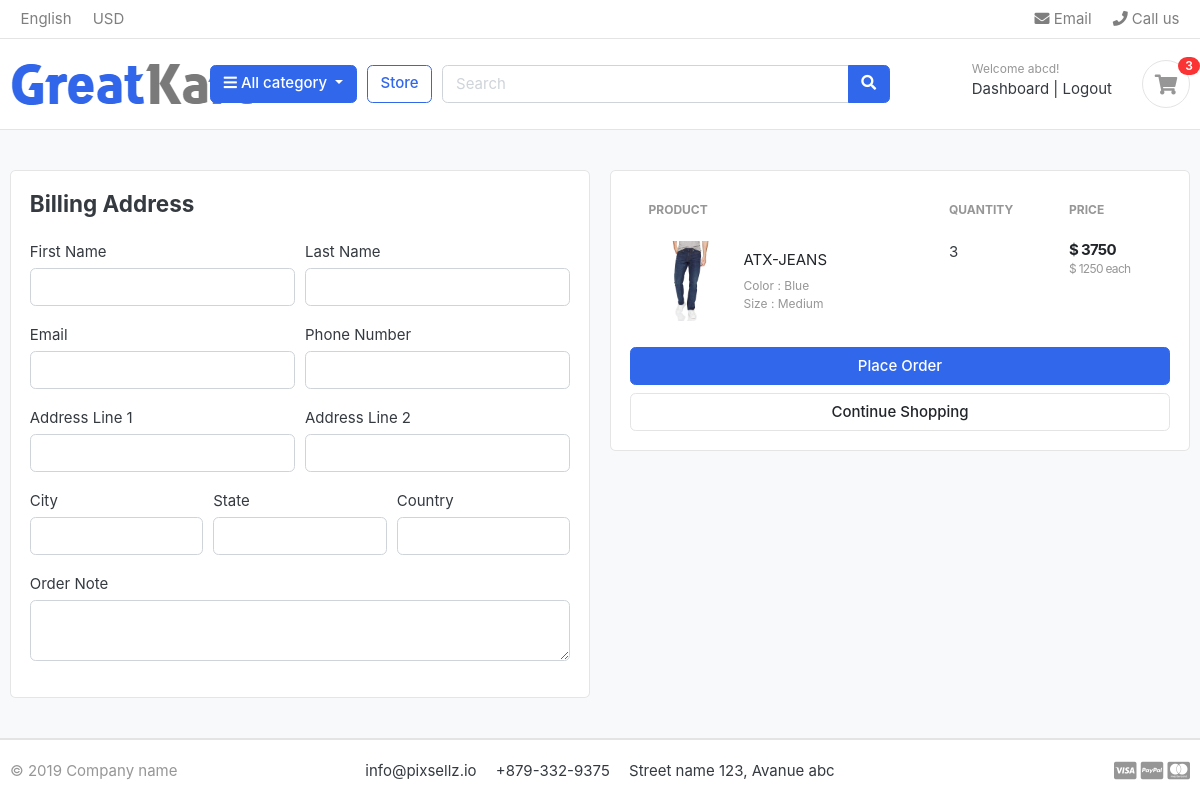
The app's page /cart/checkout/ (signed in), older data.
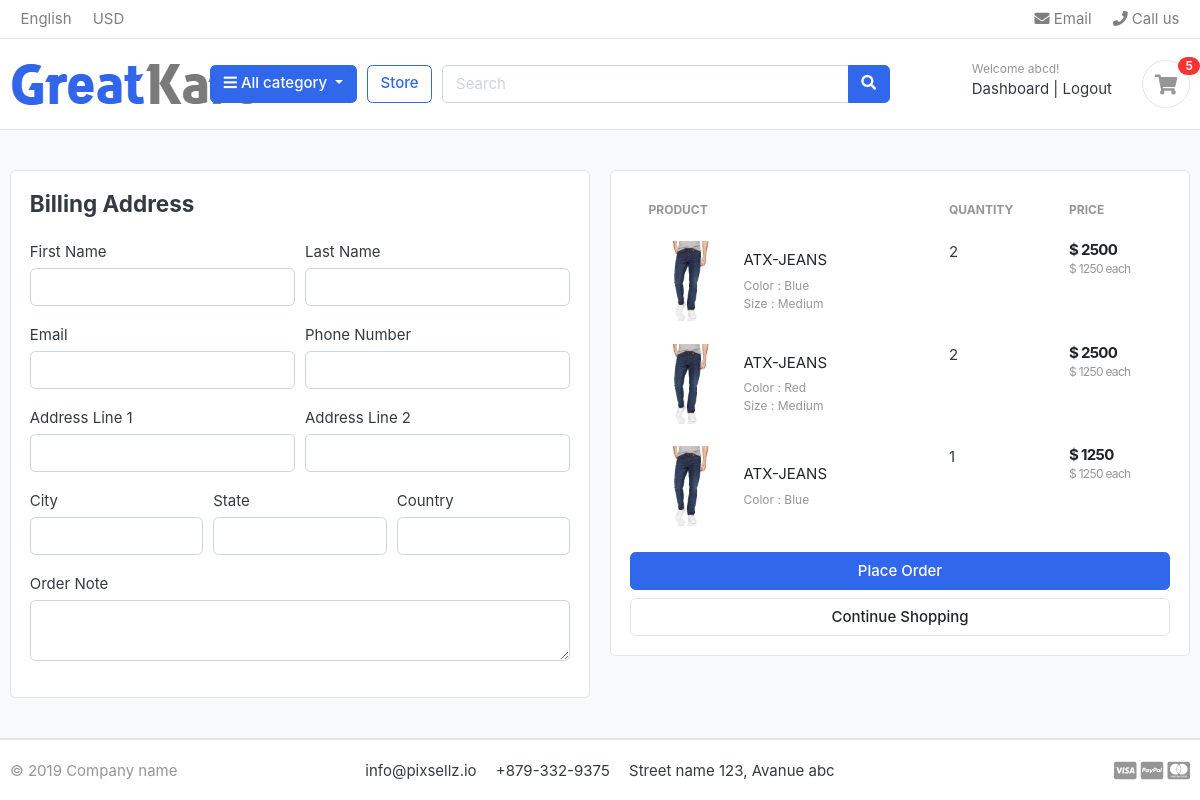
The same page, newer data.
### carts/models.py (models this page shows, shortened)
class CartItem(models.Model):
    user = models.ForeignKey(Account, on_delete=models.CASCADE, null = True)
    product = models.ForeignKey(Product, on_delete=models.CASCADE)
    variations = models.ManyToManyField(Variation, blank=True)
    cart = models.ForeignKey(Cart, on_delete=models.CASCADE, null= True)
    quantity = models.IntegerField(default=1)
    is_active = models.BooleanField(default=True)
    def sub_total(self):
        return self.product.price * self.quantity

### store/models.py (models this page shows, shortened)
class Product(models.Model):
    product_name = models.CharField(max_length=200,  unique=True)
    slug = models.SlugField(max_length=200, unique = True)
    description = models.TextField(max_length = 500, blank = True)
    price = models.IntegerField()
    images = models.ImageField(upload_to = 'photos/products')
    stock = models.IntegerField()
    is_available = models.BooleanField(default= True)
    category = models.ForeignKey(Category, on_delete= models.CASCADE)
    created_date = models.DateTimeField(auto_now_add=  True)
    modified_date  = models.DateTimeField(auto_now= True)
    def get_url(self):
        return reverse('product_detail', args=[
            self.category.slug, self.slug
        ])

class Variation(models.Model):
    product = models.ForeignKey(Product, on_delete= models.CASCADE)
    variation_category = models.CharField(max_length=100, choices=variation_category_choice)
    variation_value = models.CharField(max_length=100)
    is_active = models.BooleanField(default=True)
    created_date = models.TimeField(auto_now = True)
    objects = VariationManager()

### carts/views.py (the view)
# urls.py: path('checkout/', views.checkout, name="checkout"),
@login_required(login_url = 'login')
def checkout(request, total=0, quantity=0, cart_items=None, tax=0, grand_total=0):
    try:
        if request.user.is_authenticated:
            cart_items = CartItem.objects.filter(user=request.user)
        else:
            cart = Cart.objects.get(cart_id = _cart_id(request))
            cart_items = CartItem.objects.filter(cart=cart, is_active=True)
        for cart_item in cart_items:
            total += (cart_item.product.price* cart_item.quantity)
            quantity += cart_item.quantity
        tax = (1 * total)/100
        grand_total = total + tax
    except ObjectDoesNotExist:
        pass
    context = {
        'total' : total,
        'quantity': quantity,
        'cart_items': cart_items,
        'tax': tax,
        'grand_total': grand_total,
    }
    return render(request, 'store/checkout.html', context)

### carts/context_processors.py (called while the page is built)
def counter(request):
    cart_count = 0
    if 'admin' in request.path:
        return {
        }
    else:
        try:
            cart = Cart.objects.filter(cart_id = _cart_id(request))
            if request.user.is_authenticated:
                cart_items=CartItem.objects.all().filter(user=request.user)
            else:
                cart_items = CartItem.objects.all().filter(cart=cart[:1])
            for cart_item in cart_items:
                cart_count += cart_item.quantity
        except Cart.DoesNotExist:
            cart_count = 0
    return dict(cart_count = cart_count)

### carts/views.py (called while the page is built)
def _cart_id(request):
    cart = request.session.session_key   #get session key
    if not cart:
        cart = request.session.create()   #make new session key
    return cart

### category/context_processors.py (called while the page is built)
def menu_links(request):
    links = Category.objects.all()
    return dict(links=links)

### category/models.py (called while the page is built)
    def get_url(self):
        return reverse('products_by_category', args=[self.slug])

### templates/store/checkout.html (shortened to what the changed rows need)
{% extends 'base.html' %}
{% load static %}
{% block content %}
<section class="section-content padding-y bg">
<div class="container">
<div class="row">
	<aside class="col-lg-6">
		<div class="card">
		<div class="card-body">
            <table class="table table-borderless table-shopping-cart">
                <thead class="text-muted">
                <tr class="small text-uppercase">
                  <th scope="col">Product</th>
                  <th scope="col" width="120">Quantity</th>
                  <th scope="col" width="120">Price</th>
                </tr>
                </thead>
                <tbody>
                {% for cart_item in cart_items %}
                <tr>
                    <td>
                        <figure class="itemside align-items-center">
                            <div class="aside"><img src="{{ cart_item.product.images.url }}" class="img-sm"></div>
                            <figcaption class="info">
                                <a href="{{ cart_item.product.get_url }}" class="title text-dark">{{ cart_item.product.product_name }}</a>
                                <p class="text-muted small">
                                    {% if cart_item.variations.all %}
                                    {% for item in cart_item.variations.all %}
                                    {{ item.variation_category |capfirst }} : {{ item.variation_value | capfirst}}
                                    <br>
                                    {% endfor %}
                                    {% endif %}
                                </p>
                            </figcaption>
                        </figure>
                    </td>
                    <td>
                    <label for="">{{cart_item.quantity}}</label>
                    </td>
                    <td>
                        <div class="price-wrap">
                            <var class="price">$ {{cart_item.sub_total}}</var>
                            <small class="text-muted"> $ {{cart_item.product.price }} each </small>
                        </div>
                    </td>
                </tr>
                {% endfor %}
                </tbody>
                </table>
        </div>
		</div>
</aside>
</div>
</div>
</section>
{% endblock %}

### templates/includes/navbar.html (shortened to what this page needs)
{% load static %}
<header class="section-header">
    <nav class="navbar p-md-0 navbar-expand-sm navbar-light border-bottom">
    <div class="container">
      <div class="collapse navbar-collapse" id="navbarTop4">
        <ul class="navbar-nav mr-auto">
            <li class="nav-item dropdown">
                 <a href="#" class="nav-link">   English </a>
            </li>
            <li class="nav-item dropdown">
                <a href="#" class="nav-link"> USD </a>
            </li>
        </ul>
        <ul class="navbar-nav">
            <li><a href="#" class="nav-link"> <i class="fa fa-envelope"></i> Email </a></li>
            <li><a href="#" class="nav-link"> <i class="fa fa-phone"></i> Call us </a></li>
        </ul>
      </div>
    </div>
    </nav>
    <section class="header-main border-bottom">
        <div class="container">
    <div class="row align-items-center">
        <div class="col-lg-2 col-md-3 col-6">
            <a href="{% url 'home' %}" class="brand-wrap">
                <img class="{% static 'images/logo.png' %}" src="{% static 'images/logo.png' %}">
            </a>
        </div>
        <div class="col-lg col-sm col-md col-6 flex-grow-0">
            <div class="category-wrap dropdown d-inline-block float-right">
                <button type="button" class="btn btn-primary dropdown-toggle" data-toggle="dropdown">
                    <i class="fa fa-bars"></i> All category
                </button>
            </div>
        </div>
        <a href="{% url 'store' %}" class="btn btn-outline-primary">Store</a>
        <div class="col-lg  col-md-6 col-sm-12 col">
            <form action="{% url 'search' %}" class="search" method="GET">
                <div class="input-group w-100">
                    <input type="text" class="form-control" style="width:60%;" placeholder="Search" name="keyword">
                    <div class="input-group-append">
                      <button class="btn btn-primary" type="submit">
                        <i class="fa fa-search"></i>
                      </button>
                    </div>
                </div>
            </form>
        </div>
        <div class="col-lg-3 col-sm-6 col-8 order-2 order-lg-3">
                    <div class="d-flex justify-content-end mb-3 mb-lg-0">
                        {% if user.id is  None%}
                        <div class="widget-header">
                            <small class="title text-muted">Welcome guest!</small>
                            <div>
                                <a href="{% url 'login' %}">Sign in</a> <span class="dark-transp"> | </span>
                                <a href="{% url 'register' %}"> Register</a>
                            </div>
                        </div>
                        {% else %}
                        <div class="widget-header">
                        <small class="title text-muted">Welcome {{ user.first_name }}!</small>
                        <div>
                            <a href="{% url 'dashboard' %}">Dashboard</a> <span class="dark-transp"> | </span>
                            <a href="{% url 'logout' %}"> Logout</a>
                        </div>
                    </div>
                        {% endif %}
                        <a href="{% url 'cart' %}" class="widget-header pl-3 ml-3">
                            <div class="icon icon-sm rounded-circle border"><i class="fa fa-shopping-cart"></i></div>
                            <span class="badge badge-pill badge-danger notify">{{cart_count}}</span>
                        </a>
                    </div>
                </div>
    </div>
        </div>
    </section>
    </header>

Row changes from the older to the newer data that the page shows:
changed CartItem (number 1 of 3 on the later page): quantity "3" → "2"; sub_total "3750" → "2500"
added CartItem: product.images (picture), product.product_name "ATX-JEANS", quantity "2", sub_total "2500", product.price "1250", Variation (variation_category "Size", variation_value "Medium")
now on this page (row unchanged): Variation: variation_category "Color", variation_value "Red", shown under "ATX-JEANS"
added CartItem: product.images (picture), product.product_name "ATX-JEANS", quantity "1", sub_total "1250", product.price "1250", Variation (variation_category "Color", variation_value "Blue")
Text that changed along with them:
{{ cart_count }}: "3" → "5"
